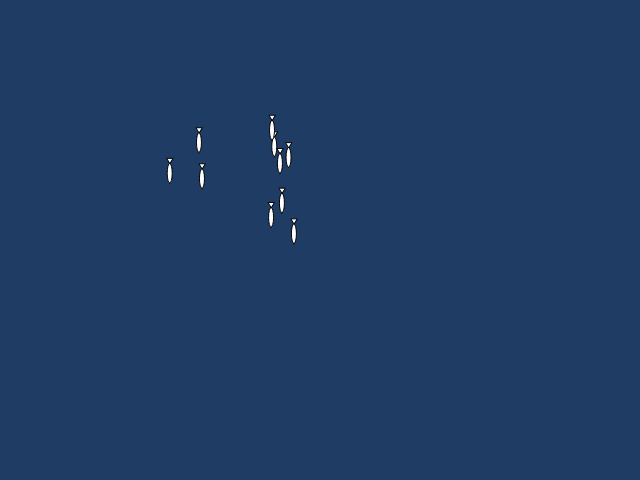
Frame 1 (no input)
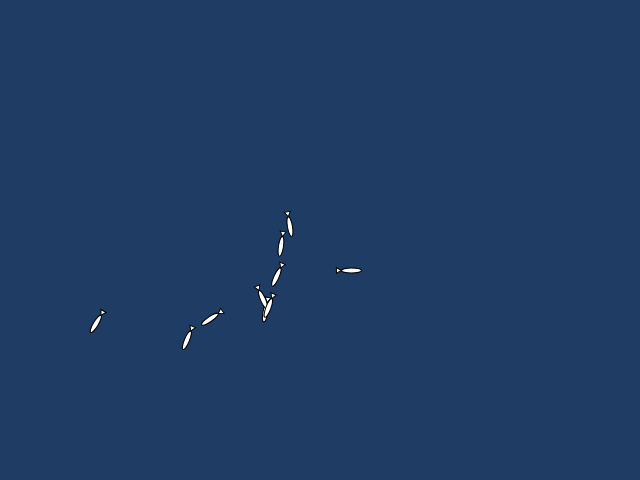
Frame 60 (no input)
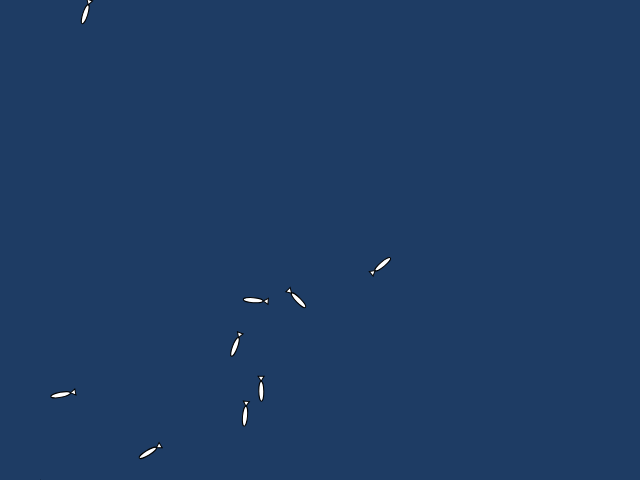
Frame 120 (the mouse pressed at the canvas centre since frame 60)

The p5.js sketch that drew these frames (run headless with seeded random() and noise() and a simulated clock; from frame 60 on, the mouse is pressed at the canvas centre):

// p5.js sketch
// ── sketch.js
const shoal = [];

class Fish {
  constructor(x,y) {
    this.loc = createVector(x,y);
    this.vel = createVector(0,2);
    this.acc = createVector(0,0);
    this.maxVel = 4;
    this.maxForce = 0.04;
  }

  show() {
    push();
    translate(this.loc.x, this.loc.y);
    rotate(atan2(this.vel.y,this.vel.x));
    ellipse(0, 0, 20,5);
    triangle(-10,0,-15,3,-15,-3);
    pop();
  }

  move() {
    this.loc.add(this.vel);
    this.vel.add(this.acc);
    this.vel.limit(this.maxVel);


    this.acc.set(0.3*random(-1,1),0.3*random(-1,1))

    if(this.loc.x > width+20) {
      this.loc.x = -20;
    } 
    if(this.loc.x < -20) {
      this.loc.x = width+20;
    } 
    if(this.loc.y > height+20) {
      this.loc.y = -20;
    } 
    if(this.loc.y < -20) {
      this.loc.y = height+20;
    } 
  }
}

function setup() {
  createCanvas(640, 480);
  fish = new Fish(width/2, height/2);
  for (let i=0; i<10; i++) {
    shoal.push(new Fish(random(width/4,width/2), random(height/4,height/2)));
  }
}

function draw() {
  background(30, 60, 100);
  for (let fish of shoal) {
    fish.move();
    fish.show();
  }
}
